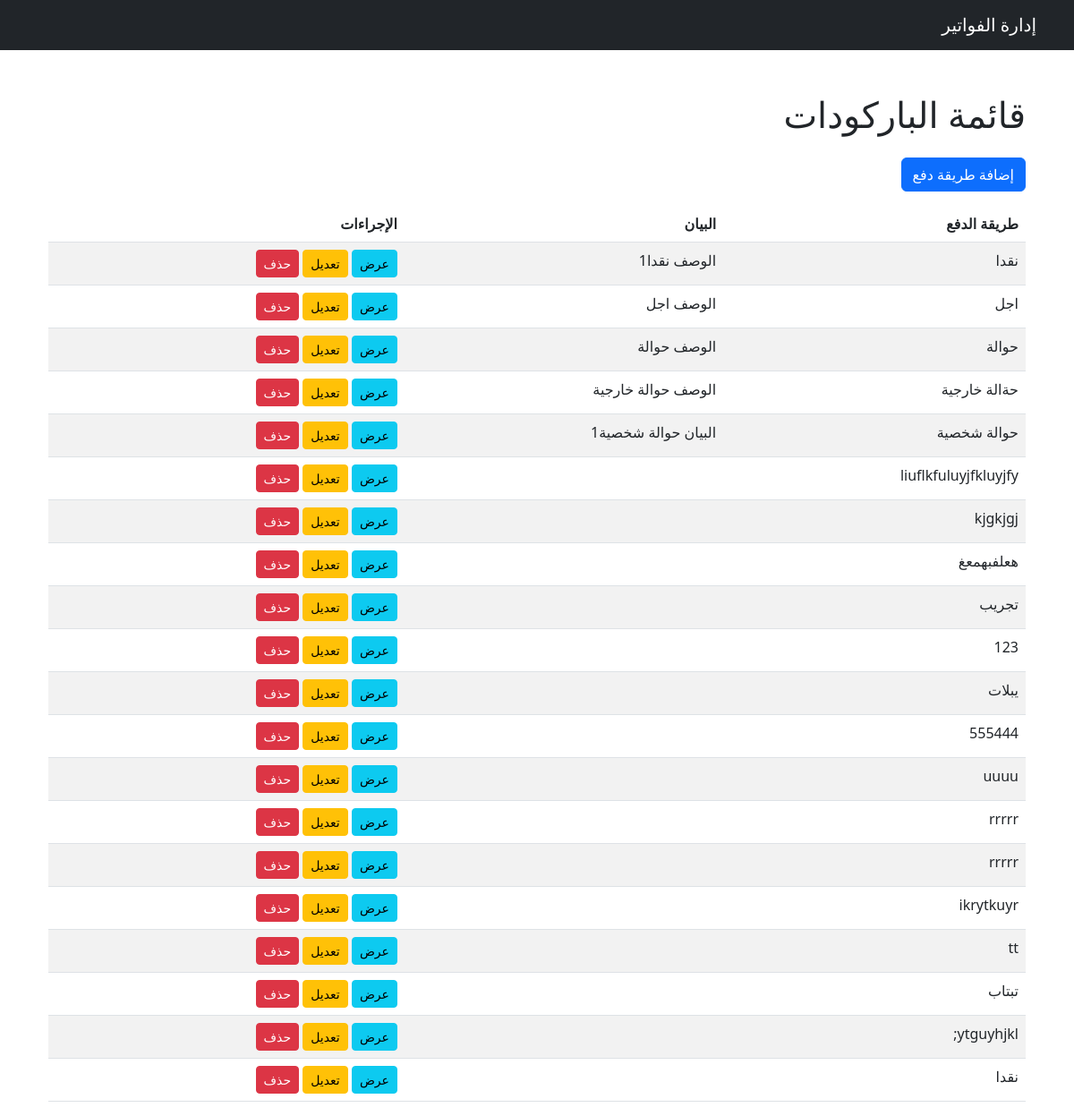
The app's page /invoice/payment_method/, older data.
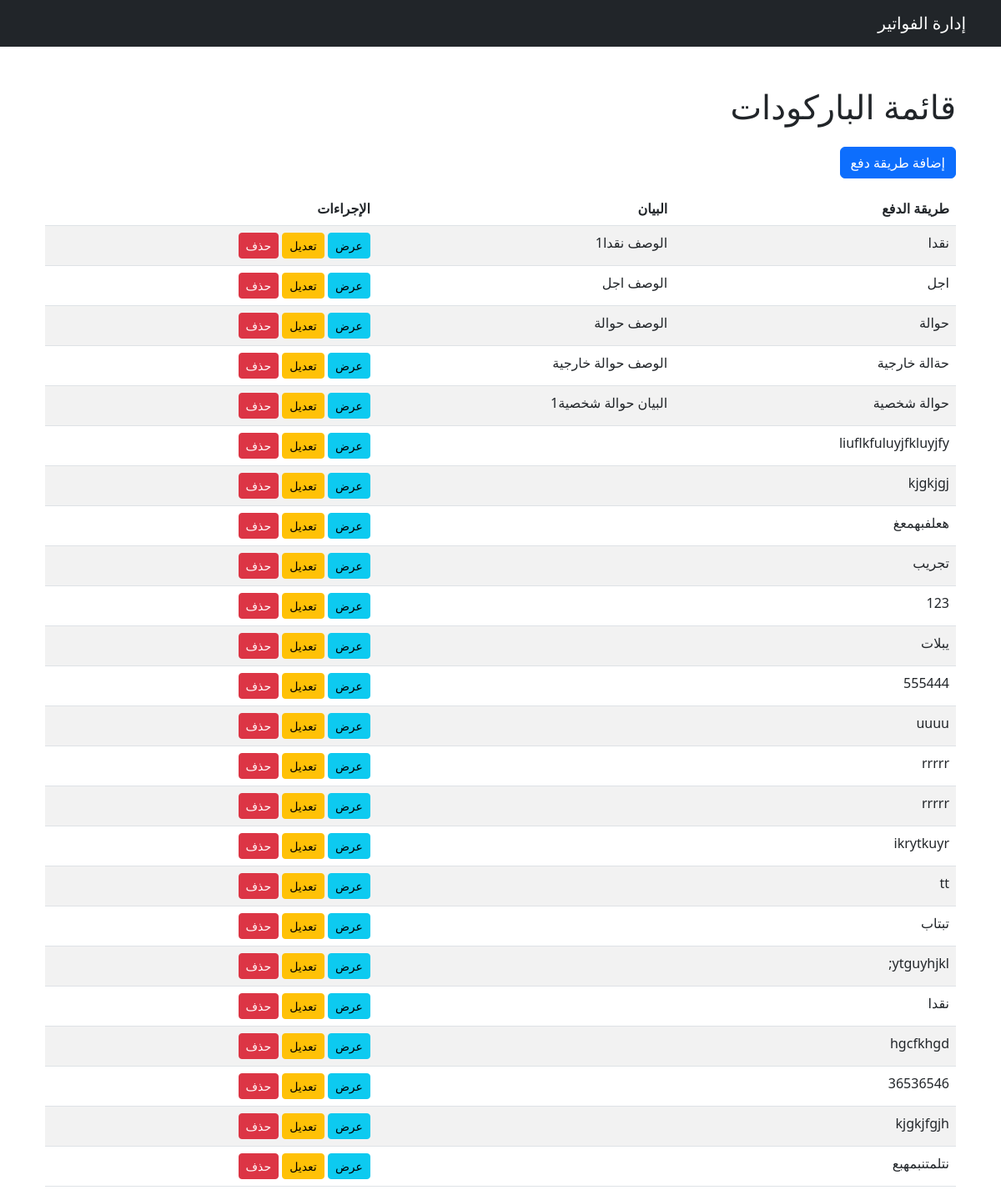
The same page, newer data.
### invoice/models.py (models this page shows, shortened)
class Payment_method(models.Model):
    payment_method_name = models.CharField(max_length=255, blank=True, verbose_name=_("طريقة الدفع"))
    payment_method_notes = models.TextField(blank=True, verbose_name=_("البيان"))
    uniqueId = models.UUIDField(default=uuid4, editable=False, unique=True, verbose_name=_("الرقم المسلسل"))
    slug = models.SlugField(max_length=225, unique=True, blank=True, null=True)
    date_created = models.DateTimeField(auto_now_add=True)
    last_updated = models.DateTimeField(auto_now=True)
    class Meta:
        verbose_name = _('طريقة الدفع')
        verbose_name_plural = _('طرق الدفع')

### invoice/views.py (the view)
# urls.py: path('payment_method/', payment_methodListView.as_view(), name='payment_method_list'),
class payment_methodListView(ListView):
    model = Payment_method
    template_name = 'payment_method/payment_method_list.html'
    context_object_name = 'payment_method'

### templates/payment_method/payment_method_list.html
{% extends 'base.html' %}
{% block content %}
<div class="container mt-5">
    <h1 class="mb-4">قائمة الباركودات </h1>
    <a href="{% url 'payment_method_create' %}" class="btn btn-primary mb-3">إضافة طريقة دفع </a>
    <table class="table table-striped">
        <thead>
            <tr>
                <th> طريقة الدفع </th>
                <th>البيان</th>
                <th>الإجراءات</th>
            </tr>
        </thead>
        <tbody>
            {% for payment_method in payment_method %}
                <tr>
                    <td>{{ payment_method.payment_method_name }}</td>
                    <td>{{ payment_method.payment_method_notes }}</td>
                    <td>
                        <a href="{% url 'payment_method_detail' payment_method.pk %}" class="btn btn-info btn-sm">عرض</a>
                        <a href="{% url 'payment_method_update' payment_method.pk %}" class="btn btn-warning btn-sm">تعديل</a>
                        <a href="{% url 'payment_method_delete' payment_method.pk %}" class="btn btn-danger btn-sm">حذف</a>
                    </td>
                </tr>
            {% endfor %}
        </tbody>
    </table>
</div>
{% endblock %}

Row changes from the older to the newer data that the page shows:
added Payment_method: payment_method_name "hgcfkhgd"
added Payment_method: payment_method_name "36536546"
added Payment_method: payment_method_name "kjgkjfgjh"
added Payment_method: payment_method_name "نتلمتنبمهبع"
